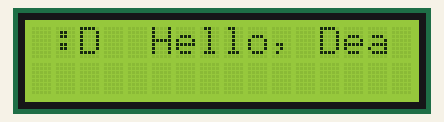
This sketch was run on a simulated Arduino Uno, built with avr-gcc and run on an emulated ATmega328P. Parts: 16×2 character LCD.

Above: at 0.26 s.
At 2.24 s:
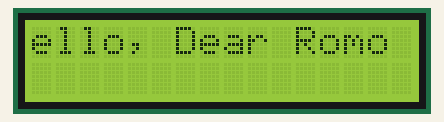
At 4.23 s:
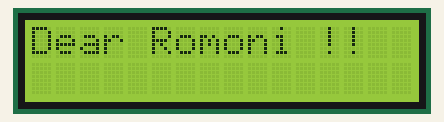
At 8.2 s:
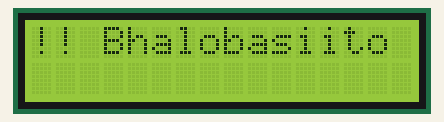
At 12.16 s:
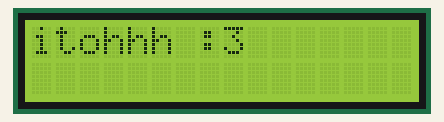
At 16.05 s:
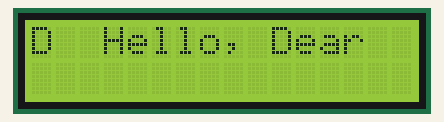

The sketch:

LCDDisplay.ino
```cpp
#include "LiquidCrystal_I2C.h"

LiquidCrystal_I2C lcd(0x27,16,2);

String message = String(" :D  Hello, Dear Romoni !! Bhalobasiitohhh :3 ");
int length;

void setup()
{
  lcd.init();
  lcd.backlight();

   length = message.length();
}

void loop()
{
  for(int i = 0; i < length; i++)
  {
    ClearRow(0);
    lcd.print(message.substring(i,i+15));
    delay(300);
  }
}

void ClearRow(int rowNum)
{
  lcd.setCursor(0,rowNum);
  lcd.print("                 ");
  lcd.setCursor(0,rowNum);
}
```

Measured:
- by itself, everything shown: repeats every 15.1 s, in 46 steps
